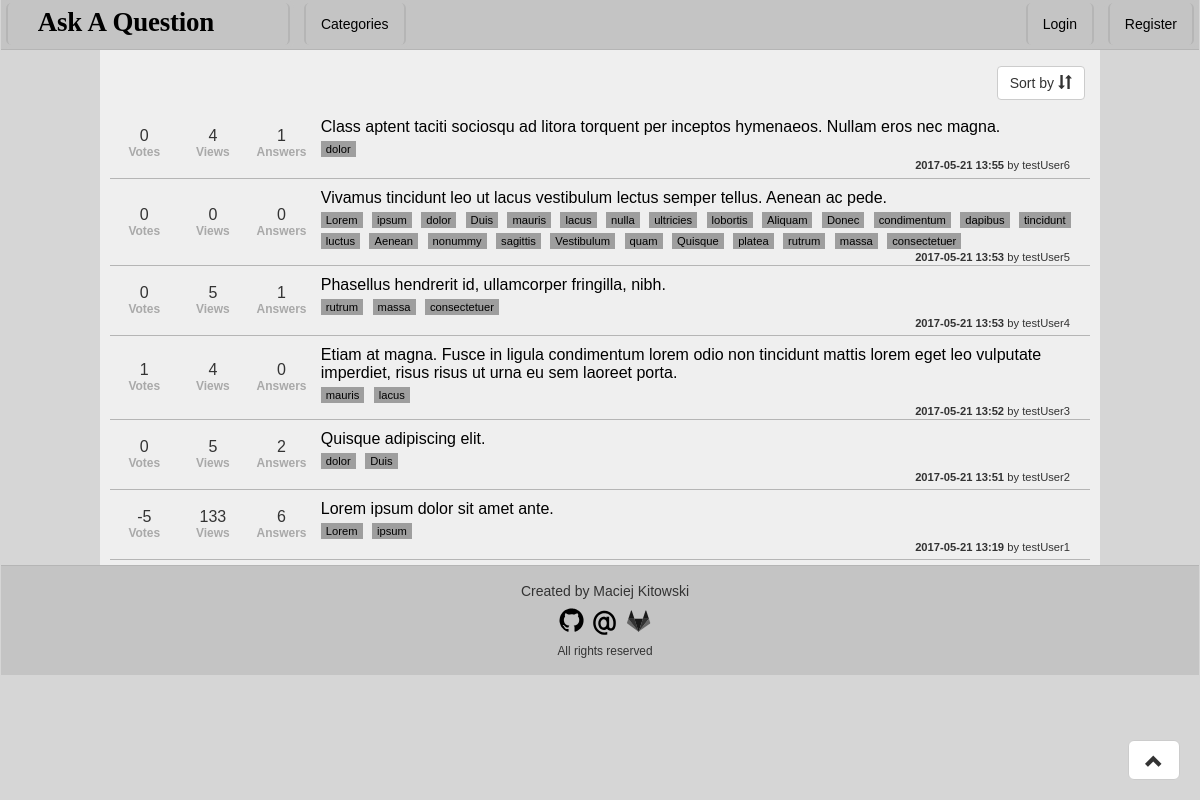
Before: / with the older database file.
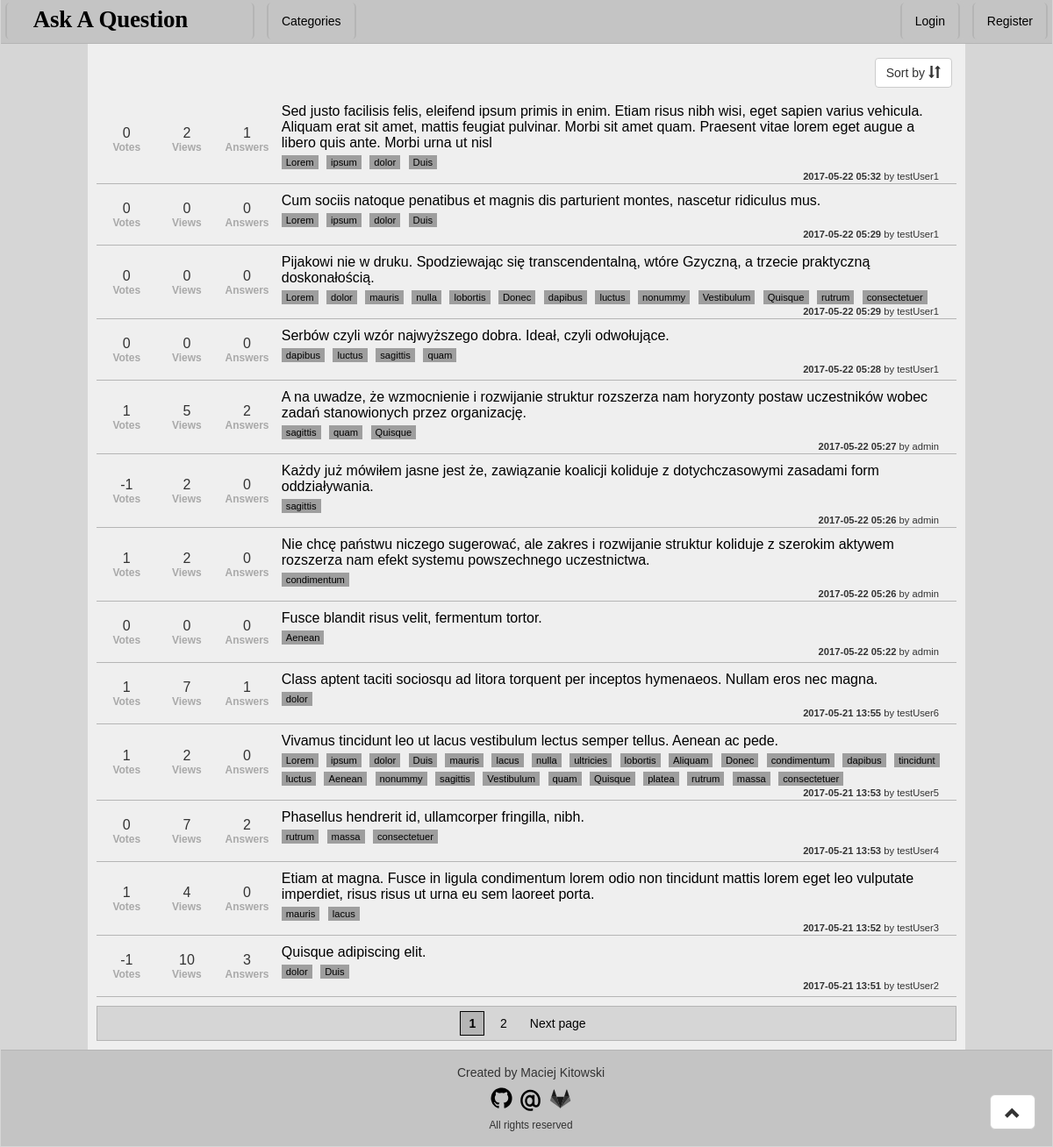
After: the same page with the newer database file.
### Question/models.py (models this page shows, shortened)
class Question(models.Model):
    author = models.ForeignKey(User)
    title = models.CharField('Title', max_length = 255)
    askDate = models.DateTimeField('Ask Date', auto_now_add=True)
    content = models.TextField('Content')
    categories = models.ManyToManyField(Category, verbose_name = 'Categories', blank = True)
    answers = models.ManyToManyField(Answer, verbose_name = 'Answers', blank = True)
    views = models.ManyToManyField(View, verbose_name = 'Views', blank = True)
    votes  = models.ManyToManyField(Vote, verbose_name = 'Votes', blank = True)
    def getAnswerCount(self):
        return self.answers.all().count()
    def getRating(self):
        if self.votes.all().aggregate(Sum('vote')).get('vote__sum', 0) is None:
            return 0
        else:
            return self.votes.all().aggregate(Sum('vote')).get('vote__sum', 0)
    def getViews(self):
        return self.views.all().count()
    getRating.short_description = 'Votes'
    getViews.short_description = 'Views'
    class Meta:
        verbose_name = 'Question'
        verbose_name_plural = 'Questions'

class Category(models.Model):
    name = models.SlugField('Name')
    class Meta:
        verbose_name = 'Category'
        verbose_name_plural = 'Categories'
    def __unicode__(self):
        return self.name
    def countReferences(obj):
        return Question.objects.filter(categories__in=[obj]).count()
    countReferences.short_description = 'References'

### Question/views.py (the view)
# urls.py: url(r'^(?P<page>[\d]*)/?$', views.IndexView.as_view(), name='index'),
class IndexView(generic.ListView):
    template_name = 'index.html'
    context_object_name = 'questions'
    model = models.Question
    paginate_by = 13
    def get_queryset(self):
        sortbyColumn = {'date-asc':'askDate', 'date-desc':'-askDate', 'votes-asc':'votesSum', 'votes-desc':'-votesSum', 'views-asc':'viewsCount', 'views-desc':'-viewsCount', 'answers-asc':'answersCount', 'answers-desc':'-answersCount' }
        qr = super(IndexView, self).get_queryset()
        if 'category' in self.kwargs:
            qr = qr.filter(categories__name__iexact = self.kwargs['category'])
        if 'sortby' in self.kwargs and self.kwargs['sortby'] in sortbyColumn:
            if self.kwargs['sortby'] == 'votes-asc' or self.kwargs['sortby'] == 'votes-desc':
                qr = qr.annotate(votesSum=Coalesce(Sum('votes__vote'), 0)).order_by(sortbyColumn[self.kwargs['sortby']])
            elif self.kwargs['sortby'] == 'views-asc' or self.kwargs['sortby'] == 'views-desc':
                qr = qr.annotate(viewsCount=Count('views', distinct=True)).order_by(sortbyColumn[self.kwargs['sortby']])
            elif self.kwargs['sortby'] == 'answers-asc' or self.kwargs['sortby'] == 'answers-desc':
                qr = qr.annotate(answersCount=Count('views', distinct=True)).order_by(sortbyColumn[self.kwargs['sortby']])
            else:
                qr = qr.order_by(sortbyColumn[self.kwargs['sortby']])
        else:
            qr = qr.order_by(sortbyColumn['date-desc'])
        return qr

### Question/templates/index.html (shortened to what the changed rows need)
{% extends 'base.html' %}
{% load staticfiles %}
{% block CSS %}
    <link rel="stylesheet" href="{% static 'css/index.css' %}">
{% endblock %}
{% block content %}
    <table>
        {% for question in questions %}
            <tr>
                <td class="votes">
                    {{ question.getRating }} <br/>
                    <small>Votes</small>
                </td>
                <td class="views">
                    {{ question.getViews }} <br/>
                    <small>Views</small>
                </td>
                <td class ="answers">
                    {{ question.getAnswerCount }} <br/>
                    <small>Answers</small>
                </td>
                <td class="question">
                    <a href="{% url 'question' pk=question.pk %}">{{ question.title }}</a> <br/>
                    {% for cat in question.categories.all %}
                        <a href = "/category/{{ cat }}/1" class = "category">{{ cat }}</a>
                    {% endfor %}
                    <br/>
                    <div class="detail"><b>{{ question.askDate|date:'Y-m-d H:i' }}</b> by {{ question.author }}</div>
                </td>
            </tr>
        {% empty %}
            <tr><th>Nobody asked a question</th></tr>
        {% endfor %}
    </table>
    {% if is_paginated %}
        <div id="pageNumbers">
            {% if request.resolver_match.kwargs.category %}
                {% if request.resolver_match.kwargs.sortby %}
                    {% if page_obj.has_previous %}
                        <a href="{% url 'index' category=request.resolver_match.kwargs.category page=page_obj.previous_page_number sortby=request.resolver_match.kwargs.sortby %}" class="page">Previous page</a>
                    {% endif %}
                    {% for pageNumber in page_obj.paginator.page_range %}
                        {% if pageNumber == page_obj.number %}
                            <a href="#" class="currentPage"> {{ pageNumber }} </a>
                        {% else %}
                            <a href="{% url 'index' category=request.resolver_match.kwargs.category page=pageNumber sortby=request.resolver_match.kwargs.sortby %}" class="page"> {{ pageNumber }} </a>
                        {% endif %}
                    {% endfor %}
                    {% if page_obj.has_next %}
                        <a href="{% url 'index' category=request.resolver_match.kwargs.category page=page_obj.next_page_number sortby=request.resolver_match.kwargs.sortby %}" class="page">Next page</a>
                    {% endif %}
                {% else %}
                    {% if page_obj.has_previous %}
                        <a href="{% url 'index' category=request.resolver_match.kwargs.category page=page_obj.previous_page_number sortby='' %}" class="page">Previous page</a>
                    {% endif %}
                    {% for pageNumber in page_obj.paginator.page_range %}
                        {% if pageNumber == page_obj.number %}
                            <a href="#" class="currentPage"> {{ pageNumber }} </a>
                        {% else %}
                            <a href="{% url 'index' category=request.resolver_match.kwargs.category page=pageNumber sortby='' %}" class="page"> {{ pageNumber }} </a>
                        {% endif %}
                    {% endfor %}
                    {% if page_obj.has_next %}
                        <a href="{% url 'index' category=request.resolver_match.kwargs.category page=page_obj.next_page_number sortby='' %}" class="page">Next page</a>
                    {% endif %}
                {% endif %}
            {% else %}
                {% if request.resolver_match.kwargs.sortby %}
                    {% if page_obj.has_previous %}
                        <a href="{% url 'index' page=page_obj.previous_page_number sortby=request.resolver_match.kwargs.sortby %}" class="page">Previous page</a>
                    {% endif %}
                    {% for pageNumber in page_obj.paginator.page_range %}
                        {% if pageNumber == page_obj.number %}
                            <a href="#" class="currentPage"> {{ pageNumber }} </a>
                        {% else %}
                            <a href="{% url 'index' page=pageNumber sortby=request.resolver_match.kwargs.sortby %}" class="page"> {{ pageNumber }} </a>
                        {% endif %}
                    {% endfor %}
                    {% if page_obj.has_next %}
                        <a href="{% url 'index' page=page_obj.next_page_number sortby=request.resolver_match.kwargs.sortby %}" class="page">Next page</a>
                    {% endif %}
                {% else %}
                    {% for pageNumber in page_obj.paginator.page_range %}
                        {% if pageNumber == page_obj.number %}
                            <a href="#" class="currentPage"> {{ pageNumber }} </a>
                        {% else %}
                            <a href="{% url 'index' page=pageNumber %}" class="page"> {{ pageNumber }} </a>
                        {% endif %}
                    {% endfor %}
                    {% if page_obj.has_next %}
                        <a href="{% url 'index' page=page_obj.next_page_number %}" class="page">Next page</a>
                    {% endif %}
                {% endif %}
            {% endif %}
        </div>
    {% endif %}
{% endblock %}

Changed rows visible on the page:
no longer on this page (row unchanged): Question: getRating "-5", getViews "133", getAnswerCount "6", title "Lorem ipsum dolor sit amet ante.", askDate "2017-05-21 13:19", author "testUser1", Category (name "Lorem"), Category (name "ipsum")
added Question: getRating "0", getViews "2", getAnswerCount "1", title "Sed justo facilisis felis, eleifend ipsum primis in enim. Etiam risus nibh wisi, eget sapien varius vehicula. Aliquam erat sit amet, mattis feugiat pulvinar. Morbi sit amet quam. Praesent vitae lorem eget augue a libero quis ante. Morbi urna ut nisl", askDate "2017-05-22 05:32", author "testUser1", Category (name "Lorem"), Category (name "ipsum"), Category (name "dolor"), Category (name "Duis")
added Question: getRating "0", getViews "0", getAnswerCount "0", title "Cum sociis natoque penatibus et magnis dis parturient montes, nascetur ridiculus mus.", askDate "2017-05-22 05:29", author "testUser1", Category (name "Lorem"), Category (name "ipsum"), Category (name "dolor"), Category (name "Duis")
added Question: getRating "0", getViews "0", getAnswerCount "0", title "Pijakowi nie w druku. Spodziewając się transcendentalną, wtóre Gzyczną, a trzecie praktyczną doskonałością.", askDate "2017-05-22 05:29", author "testUser1", Category (name "Lorem"), Category (name "dolor"), Category (name "mauris"), Category (name "nulla"), Category (name "lobortis"), Category (name "Donec"), Category (name "dapibus"), Category (name "luctus"), Category (name "nonummy"), Category (name "Vestibulum"), Category (name "Quisque"), Category (name "rutrum"), Category (name "consectetuer")
added Question: getRating "0", getViews "0", getAnswerCount "0", title "Serbów czyli wzór najwyższego dobra. Ideał, czyli odwołujące.", askDate "2017-05-22 05:28", author "testUser1", Category (name "dapibus"), Category (name "luctus"), Category (name "sagittis"), Category (name "quam")
added Question: getRating "1", getViews "5", getAnswerCount "2", title "A na uwadze, że wzmocnienie i rozwijanie struktur rozszerza nam horyzonty postaw uczestników wobec zadań stanowionych przez organizację.", askDate "2017-05-22 05:27", author "admin", Category (name "sagittis"), Category (name "quam"), Category (name "Quisque")
added Question: getRating "-1", getViews "2", getAnswerCount "0", title "Każdy już mówiłem jasne jest że, zawiązanie koalicji koliduje z dotychczasowymi zasadami form oddziaływania.", askDate "2017-05-22 05:26", author "admin", Category (name "sagittis")
added Question: getRating "1", getViews "2", getAnswerCount "0", title "Nie chcę państwu niczego sugerować, ale zakres i rozwijanie struktur koliduje z szerokim aktywem rozszerza nam efekt systemu powszechnego uczestnictwa.", askDate "2017-05-22 05:26", author "admin", Category (name "condimentum")
added Question: getRating "0", getViews "0", getAnswerCount "0", title "Fusce blandit risus velit, fermentum tortor.", askDate "2017-05-22 05:22", author "admin", Category (name "Aenean")
computed for Question "testUser6": getRating "0" → "1"; getViews "4" → "7"
computed for Question "Vivamus tincidunt leo ut lacus vestibulum lectus semper tellus. Aenean ac pede.": getRating "0" → "1"; getViews "0" → "2"
computed for Question "Phasellus hendrerit id, ullamcorper fringilla, nibh.": getViews "5" → "7"; getAnswerCount "1" → "2"
computed for Question "Quisque adipiscing elit.": getRating "0" → "-1"; getViews "5" → "10"; getAnswerCount "2" → "3"
Other visible differences:
new list line: "1"
new list line: "2"
text now shown: "Next page"
